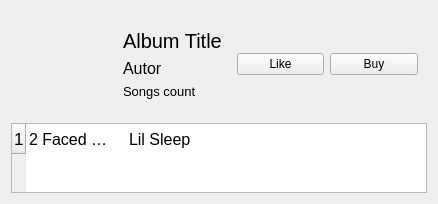
         <widget class="QWidget" name="certain_album_page">
          <layout class="QVBoxLayout" name="verticalLayout_16">
           <item>
            <widget class="QWidget" name="album_info" native="true">
             <layout class="QHBoxLayout" name="horizontalLayout_3">
              <item>
               <widget class="QLabel" name="album_logo">
                <property name="sizePolicy">
                 <sizepolicy hsizetype="Preferred" vsizetype="Preferred">
                  <horstretch>0</horstretch>
                  <verstretch>0</verstretch>
                 </sizepolicy>
                </property>
                <property name="text">
                 <string/>
                </property>
                <property name="pixmap">
                 <pixmap resource="resource.qrc">:/icon/icomoon/music.svg</pixmap>
                </property>
                <property name="scaledContents">
                 <bool>false</bool>
                </property>
                <property name="alignment">
                 <set>Qt::AlignCenter</set>
                </property>
               </widget>
              </item>
              <item>
               <widget class="QWidget" name="info" native="true">
                <layout class="QVBoxLayout" name="verticalLayout_8">
                 <item>
                  <widget class="QLabel" name="album_title">
                   <property name="font">
                    <font>
                     <pointsize>15</pointsize>
                    </font>
                   </property>
                   <property name="text">
                    <string>Album Title</string>
                   </property>
                  </widget>
                 </item>
                 <item>
                  <widget class="QLabel" name="album_autor">
                   <property name="font">
                    <font>
                     <pointsize>12</pointsize>
                    </font>
                   </property>
                   <property name="text">
                    <string>Autor</string>
                   </property>
                  </widget>
                 </item>
                 <item>
                  <widget class="QLabel" name="songs_count">
                   <property name="font">
                    <font>
                     <pointsize>10</pointsize>
                    </font>
                   </property>
                   <property name="text">
                    <string>Songs count</string>
                   </property>
                  </widget>
                 </item>
                </layout>
               </widget>
              </item>
              <item>
               <widget class="QPushButton" name="like_album">
                <property name="text">
                 <string>Like</string>
                </property>
               </widget>
              </item>
              <item>
               <widget class="QPushButton" name="buy_album">
                <property name="text">
                 <string>Buy</string>
                </property>
               </widget>
              </item>
             </layout>
            </widget>
           </item>
           <item>
            <widget class="QTableWidget" name="album_songs_table">
             <property name="font">
              <font>
               <pointsize>12</pointsize>
              </font>
             </property>
             <property name="sizeAdjustPolicy">
              <enum>QAbstractScrollArea::AdjustToContentsOnFirstShow</enum>
             </property>
             <property name="autoScroll">
              <bool>true</bool>
             </property>
             <property name="selectionBehavior">
              <enum>QAbstractItemView::SelectRows</enum>
             </property>
             <property name="showGrid">
              <bool>false</bool>
             </property>
             <property name="wordWrap">
              <bool>true</bool>
             </property>
             <property name="cornerButtonEnabled">
              <bool>false</bool>
             </property>
             <attribute name="horizontalHeaderVisible">
              <bool>false</bool>
             </attribute>
             <attribute name="horizontalHeaderCascadingSectionResizes">
              <bool>false</bool>
             </attribute>
             <attribute name="horizontalHeaderHighlightSections">
              <bool>true</bool>
             </attribute>
             <attribute name="horizontalHeaderShowSortIndicator" stdset="0">
              <bool>false</bool>
             </attribute>
             <attribute name="horizontalHeaderStretchLastSection">
              <bool>false</bool>
             </attribute>
             <row>
              <property name="text">
               <string>1</string>
              </property>
              <property name="font">
               <font>
                <pointsize>13</pointsize>
               </font>
              </property>
             </row>
             <column>
              <property name="text">
               <string>Title</string>
              </property>
              <property name="font">
               <font>
                <pointsize>15</pointsize>
               </font>
              </property>
             </column>
             <column>
              <property name="text">
               <string>Artist</string>
              </property>
              <property name="font">
               <font>
                <pointsize>15</pointsize>
               </font>
              </property>
             </column>
             <column>
              <property name="text">
               <string>Liked</string>
              </property>
              <property name="font">
               <font>
                <pointsize>15</pointsize>
               </font>
              </property>
             </column>
             <column>
              <property name="text">
               <string>Bought</string>
              </property>
              <property name="font">
               <font>
                <pointsize>15</pointsize>
               </font>
              </property>
             </column>
             <item row="0" column="0">
              <property name="text">
               <string>2 Faced qwertyuiolkjhgfdsxcvbn</string>
              </property>
             </item>
             <item row="0" column="1">
              <property name="text">
               <string>Lil Sleep</string>
              </property>
             </item>
             <item row="0" column="2">
              <property name="text">
               <string/>
              </property>
             </item>
            </widget>
           </item>
          </layout>
         </widget>
